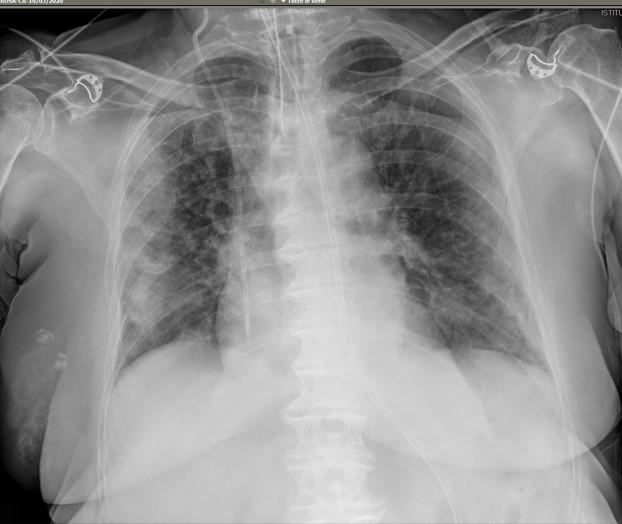
#> input picture dataset/covid/16673_2_1.jpg, 622 x 524 px; its folder holds 4 pictures in this run
$ jupyter execute --allow-errors teste.ipynb
#> lines starting #> are read from the running program, lines starting #| are printed output that depends on the picture
### image_segmentation.py
# -*- coding: utf-8 -*-
"""
Created on Tue May 26 18:33:19 2020
Code using the model of the work accessed in:
https://www.kaggle.com/eduardomineo/u-net-lung-segmentation-montgomery-shenzhen/execution#4.-Results
"""

import cv2
import numpy as np
import os
import glob

from keras.models import *
from keras.layers import *
from keras.optimizers import *
from keras import backend as keras
from keras.preprocessing.image import ImageDataGenerator
from keras.callbacks import ModelCheckpoint, LearningRateScheduler


def unet(input_size=(256, 256, 1)):
    inputs = Input(input_size)

    conv1 = Conv2D(32, (3, 3), activation='relu', padding='same')(inputs)
    conv1 = Conv2D(32, (3, 3), activation='relu', padding='same')(conv1)
    pool1 = MaxPooling2D(pool_size=(2, 2))(conv1)

    conv2 = Conv2D(64, (3, 3), activation='relu', padding='same')(pool1)
    conv2 = Conv2D(64, (3, 3), activation='relu', padding='same')(conv2)
    pool2 = MaxPooling2D(pool_size=(2, 2))(conv2)

    conv3 = Conv2D(128, (3, 3), activation='relu', padding='same')(pool2)
    conv3 = Conv2D(128, (3, 3), activation='relu', padding='same')(conv3)
    pool3 = MaxPooling2D(pool_size=(2, 2))(conv3)

    conv4 = Conv2D(256, (3, 3), activation='relu', padding='same')(pool3)
    conv4 = Conv2D(256, (3, 3), activation='relu', padding='same')(conv4)
    pool4 = MaxPooling2D(pool_size=(2, 2))(conv4)

    conv5 = Conv2D(512, (3, 3), activation='relu', padding='same')(pool4)
    conv5 = Conv2D(512, (3, 3), activation='relu', padding='same')(conv5)

    up6 = concatenate([Conv2DTranspose(256, (2, 2), strides=(
        2, 2), padding='same')(conv5), conv4], axis=3)
    conv6 = Conv2D(256, (3, 3), activation='relu', padding='same')(up6)
    conv6 = Conv2D(256, (3, 3), activation='relu', padding='same')(conv6)

    up7 = concatenate([Conv2DTranspose(128, (2, 2), strides=(
        2, 2), padding='same')(conv6), conv3], axis=3)
    conv7 = Conv2D(128, (3, 3), activation='relu', padding='same')(up7)
    conv7 = Conv2D(128, (3, 3), activation='relu', padding='same')(conv7)

    up8 = concatenate([Conv2DTranspose(64, (2, 2), strides=(
        2, 2), padding='same')(conv7), conv2], axis=3)
    conv8 = Conv2D(64, (3, 3), activation='relu', padding='same')(up8)
    conv8 = Conv2D(64, (3, 3), activation='relu', padding='same')(conv8)

    up9 = concatenate([Conv2DTranspose(32, (2, 2), strides=(
        2, 2), padding='same')(conv8), conv1], axis=3)
    conv9 = Conv2D(32, (3, 3), activation='relu', padding='same')(up9)
    conv9 = Conv2D(32, (3, 3), activation='relu', padding='same')(conv9)

    conv10 = Conv2D(1, (1, 1), activation='sigmoid')(conv9)

    return Model(inputs=[inputs], outputs=[conv10])


# [7 lines left out: function test_load_image, not called in this run]


def test_generator(test_files, target_size=(256, 256)):
    for test_file in test_files:
        yield test_load_image(test_file, target_size)


# [11 lines left out: function save_result, not called in this run]


def segmentate_images(folder_in, folder_out):
    model = unet(input_size=(512, 512, 1))
    model.load_weights('segmentation_model.hdf5')

    test_files = glob.glob(folder_in + "/*g")

    test_gen = test_generator(test_files, target_size=(512, 512))
    results = model.predict_generator(test_gen, len(test_files), verbose=1)
    save_result(folder_out, results, test_files)

### teste.ipynb
[cell 1]
# %%Imports
import cv2
import numpy as np
import os
import glob
import matplotlib.pyplot as plt
import logging
import concurrent.futures
from concurrent.futures import ThreadPoolExecutor
import multiprocessing
import job
from image_segmentation import segmentate_images as seg
import pandas as pd

covid_path = os.path.join('dataset/covid')
covid_masks_path = os.path.join('cov_masks')

non_covid_path = os.path.join('dataset/normal')
non_covid_masks_path = os.path.join('non_cov_masks')

[cell 2]
def check_folder(folder):
    if not os.path.exists(folder):
        os.makedirs(folder)

[cell 3]
#Read images
def readImages(path):
#> called with path = 'dataset/covid'
    return [cv2.imread(file, cv2.IMREAD_GRAYSCALE) for file in glob.glob(path + "/*g")]
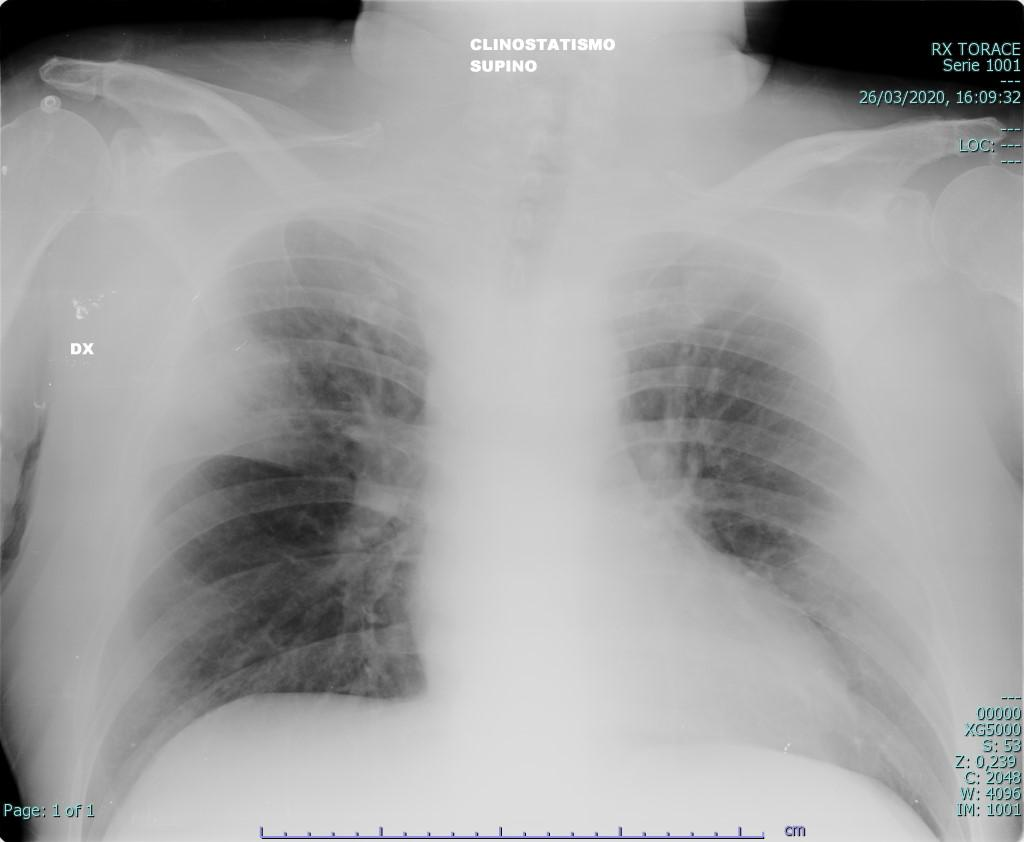
#> input picture dataset/covid/16691_1_1.jpg, 1024 x 842 px
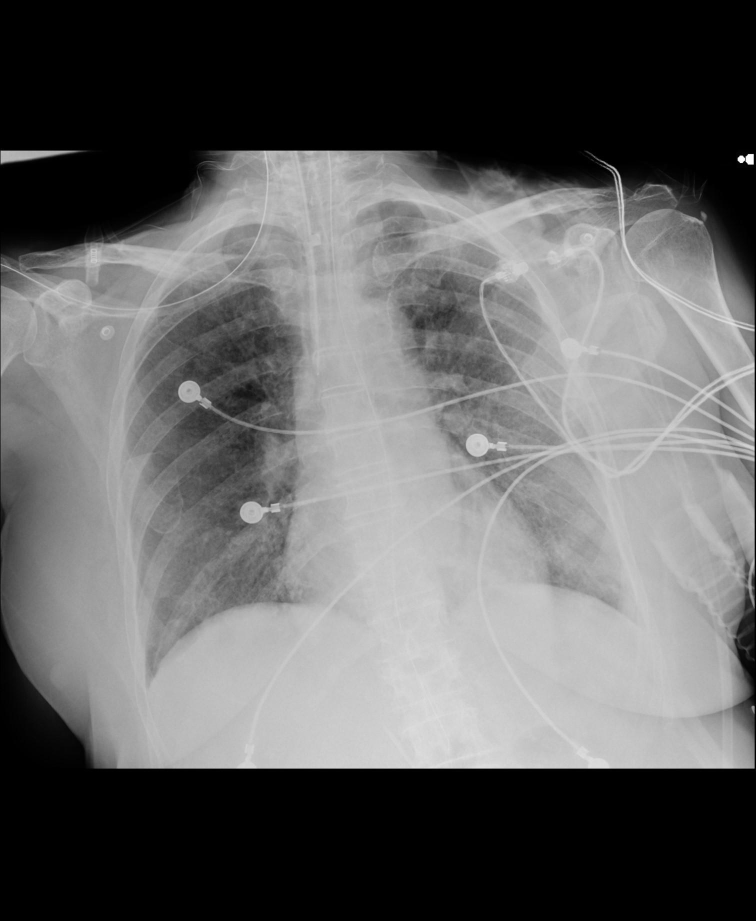
#> input picture dataset/covid/16708_4_1.jpg, 1511 x 1841 px (shown at 1/2 size)
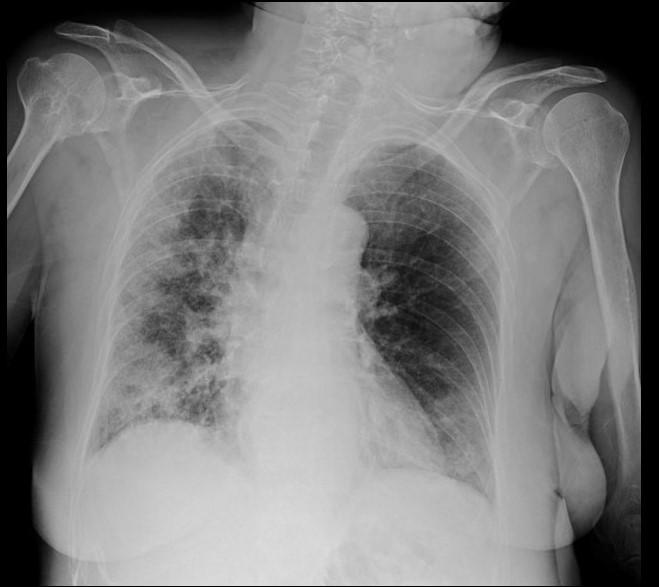
#> input picture dataset/covid/16724_1_1.jpg, 659 x 587 px

with ThreadPoolExecutor() as executor:
    covid_images = executor.submit(readImages, covid_path)
    covid_masks = executor.submit(readImages, covid_masks_path)

    non_covid_images = executor.submit(readImages, non_covid_path)
    non_covid_masks = executor.submit(readImages, non_covid_masks_path)

[cell 4]
#Processing
def process(images, masks):
    list = []
    with multiprocessing.Pool() as pool:
        list.append(pool.map(job.job, np.swapaxes([images, masks], 0, 1)))
    return np.squeeze(np.asarray(list))

with ThreadPoolExecutor() as executor:
    cov_processed = executor.submit(process, covid_images.result(), covid_masks.result())
    non_cov_processed = executor.submit(process, non_covid_images.result(), non_covid_masks.result())

[cell 5]
#Saving
def save_images(images, save_path):
    for i in range(0, len(images)):
        cv2.imwrite(save_path + '/img' + str(i) + '.png', images[i])

cov_save_path = os.path.join('cov_processed')
non_cov_save_path = os.path.join('non_cov_processed')

check_folder(cov_save_path)
check_folder(non_cov_save_path)

#> (the rest of this cell did not finish here and is left out)

[cell 6]
#Save characteristics
count = 0
# [16 lines left out: function save_characteristics, not called in this run]


#> (the rest of this cell did not finish here and is left out)

[cell 7]
#Generating histogram
# [10 lines left out: function histogram, not called in this run]

cov_histograms_path = os.path.join('non_cov_histograms')
non_cov_histograms_path = os.path.join('cov_histograms')

#> (the rest of this cell did not finish here and is left out)

[cell 8]
#Segmentation
check_folder(covid_masks_path)
check_folder(non_covid_masks_path)

#> (the rest of this cell did not finish here and is left out)
